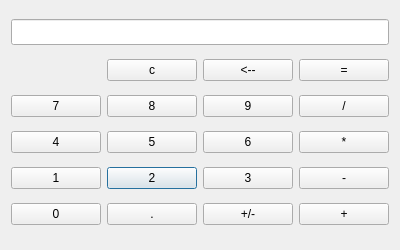
<?xml version="1.0" encoding="UTF-8"?>
<ui version="4.0">
 <class>myCalc</class>
 <widget class="QDialog" name="myCalc">
  <property name="geometry">
   <rect>
    <x>0</x>
    <y>0</y>
    <width>400</width>
    <height>250</height>
   </rect>
  </property>
  <property name="windowTitle">
   <string>myCalc</string>
  </property>
  <layout class="QGridLayout" name="gridLayout">
   <item row="0" column="0" colspan="4">
    <widget class="QLineEdit" name="lineEdit">
     <property name="font">
      <font>
       <pointsize>11</pointsize>
       <weight>50</weight>
       <bold>false</bold>
      </font>
     </property>
     <property name="readOnly">
      <bool>true</bool>
     </property>
    </widget>
   </item>
   <item row="1" column="1">
    <widget class="QPushButton" name="btn_clear">
     <property name="focusPolicy">
      <enum>Qt::NoFocus</enum>
     </property>
     <property name="text">
      <string>c</string>
     </property>
    </widget>
   </item>
   <item row="1" column="2">
    <widget class="QPushButton" name="btn_delete">
     <property name="focusPolicy">
      <enum>Qt::NoFocus</enum>
     </property>
     <property name="text">
      <string>&lt;--</string>
     </property>
    </widget>
   </item>
   <item row="1" column="3">
    <widget class="QPushButton" name="btn_equal">
     <property name="focusPolicy">
      <enum>Qt::NoFocus</enum>
     </property>
     <property name="text">
      <string>=</string>
     </property>
    </widget>
   </item>
   <item row="2" column="0">
    <widget class="QPushButton" name="btn7">
     <property name="focusPolicy">
      <enum>Qt::NoFocus</enum>
     </property>
     <property name="text">
      <string>7</string>
     </property>
    </widget>
   </item>
   <item row="2" column="1">
    <widget class="QPushButton" name="btn8">
     <property name="focusPolicy">
      <enum>Qt::NoFocus</enum>
     </property>
     <property name="text">
      <string>8</string>
     </property>
    </widget>
   </item>
   <item row="2" column="2">
    <widget class="QPushButton" name="btn9">
     <property name="focusPolicy">
      <enum>Qt::NoFocus</enum>
     </property>
     <property name="text">
      <string>9</string>
     </property>
    </widget>
   </item>
   <item row="2" column="3">
    <widget class="QPushButton" name="btn_d">
     <property name="focusPolicy">
      <enum>Qt::NoFocus</enum>
     </property>
     <property name="text">
      <string>/</string>
     </property>
    </widget>
   </item>
   <item row="3" column="0">
    <widget class="QPushButton" name="btn4">
     <property name="focusPolicy">
      <enum>Qt::NoFocus</enum>
     </property>
     <property name="text">
      <string>4</string>
     </property>
    </widget>
   </item>
   <item row="3" column="1">
    <widget class="QPushButton" name="btn5">
     <property name="focusPolicy">
      <enum>Qt::NoFocus</enum>
     </property>
     <property name="text">
      <string>5</string>
     </property>
    </widget>
   </item>
   <item row="3" column="2">
    <widget class="QPushButton" name="btn6">
     <property name="focusPolicy">
      <enum>Qt::NoFocus</enum>
     </property>
     <property name="text">
      <string>6</string>
     </property>
    </widget>
   </item>
   <item row="3" column="3">
    <widget class="QPushButton" name="btn_c">
     <property name="focusPolicy">
      <enum>Qt::NoFocus</enum>
     </property>
     <property name="text">
      <string>*</string>
     </property>
    </widget>
   </item>
   <item row="4" column="0">
    <widget class="QPushButton" name="btn1">
     <property name="focusPolicy">
      <enum>Qt::NoFocus</enum>
     </property>
     <property name="text">
      <string>1</string>
     </property>
    </widget>
   </item>
   <item row="4" column="1">
    <widget class="QPushButton" name="btn2">
     <property name="focusPolicy">
      <enum>Qt::ClickFocus</enum>
     </property>
     <property name="text">
      <string>2</string>
     </property>
    </widget>
   </item>
   <item row="4" column="2">
    <widget class="QPushButton" name="btn3">
     <property name="focusPolicy">
      <enum>Qt::NoFocus</enum>
     </property>
     <property name="text">
      <string>3</string>
     </property>
    </widget>
   </item>
   <item row="4" column="3">
    <widget class="QPushButton" name="btn_b">
     <property name="focusPolicy">
      <enum>Qt::NoFocus</enum>
     </property>
     <property name="text">
      <string>-</string>
     </property>
    </widget>
   </item>
   <item row="5" column="0">
    <widget class="QPushButton" name="btn0">
     <property name="focusPolicy">
      <enum>Qt::NoFocus</enum>
     </property>
     <property name="text">
      <string>0</string>
     </property>
    </widget>
   </item>
   <item row="5" column="1">
    <widget class="QPushButton" name="btn_pointer">
     <property name="focusPolicy">
      <enum>Qt::NoFocus</enum>
     </property>
     <property name="text">
      <string>.</string>
     </property>
    </widget>
   </item>
   <item row="5" column="2">
    <widget class="QPushButton" name="btn_symbol">
     <property name="focusPolicy">
      <enum>Qt::NoFocus</enum>
     </property>
     <property name="text">
      <string>+/-</string>
     </property>
    </widget>
   </item>
   <item row="5" column="3">
    <widget class="QPushButton" name="btn_a">
     <property name="focusPolicy">
      <enum>Qt::NoFocus</enum>
     </property>
     <property name="text">
      <string>+</string>
     </property>
    </widget>
   </item>
  </layout>
 </widget>
 <layoutdefault spacing="6" margin="11"/>
 <tabstops>
  <tabstop>lineEdit</tabstop>
  <tabstop>btn_clear</tabstop>
  <tabstop>btn_delete</tabstop>
  <tabstop>btn7</tabstop>
  <tabstop>btn9</tabstop>
  <tabstop>btn8</tabstop>
  <tabstop>btn4</tabstop>
  <tabstop>btn6</tabstop>
  <tabstop>btn5</tabstop>
  <tabstop>btn1</tabstop>
  <tabstop>btn3</tabstop>
  <tabstop>btn2</tabstop>
  <tabstop>btn0</tabstop>
  <tabstop>btn_symbol</tabstop>
  <tabstop>btn_pointer</tabstop>
  <tabstop>btn_d</tabstop>
  <tabstop>btn_b</tabstop>
  <tabstop>btn_a</tabstop>
  <tabstop>btn_equal</tabstop>
  <tabstop>btn_c</tabstop>
 </tabstops>
 <resources/>
 <connections/>
</ui>
